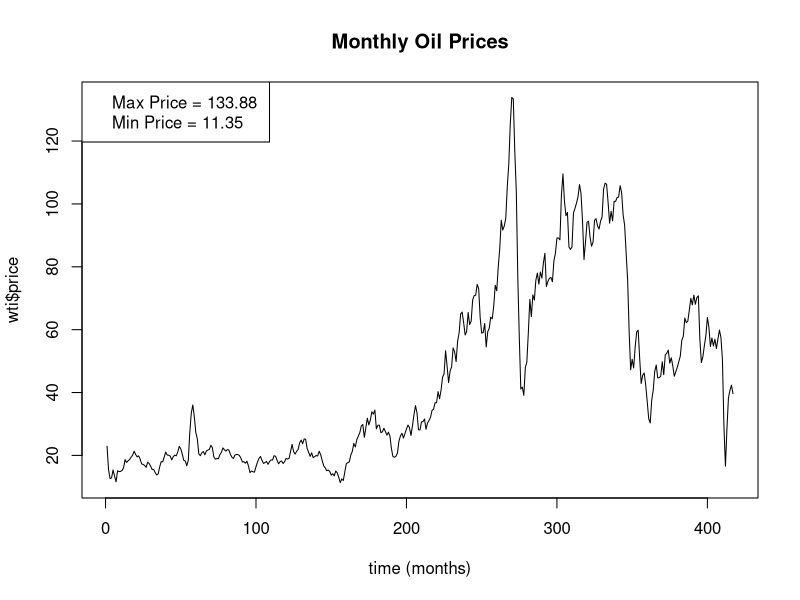
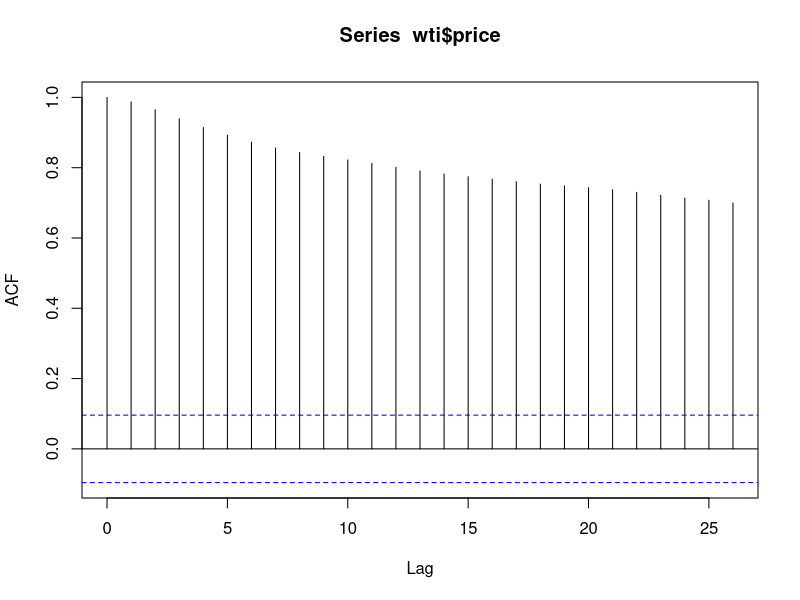
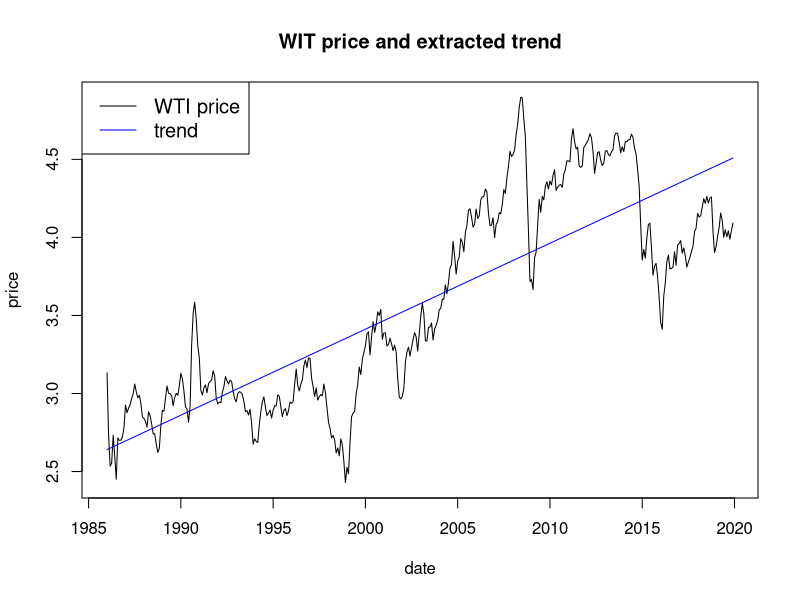
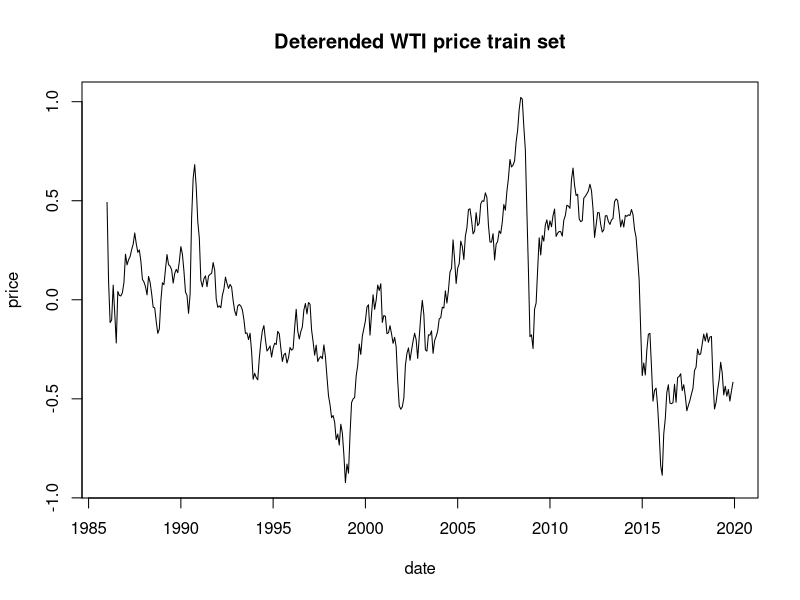
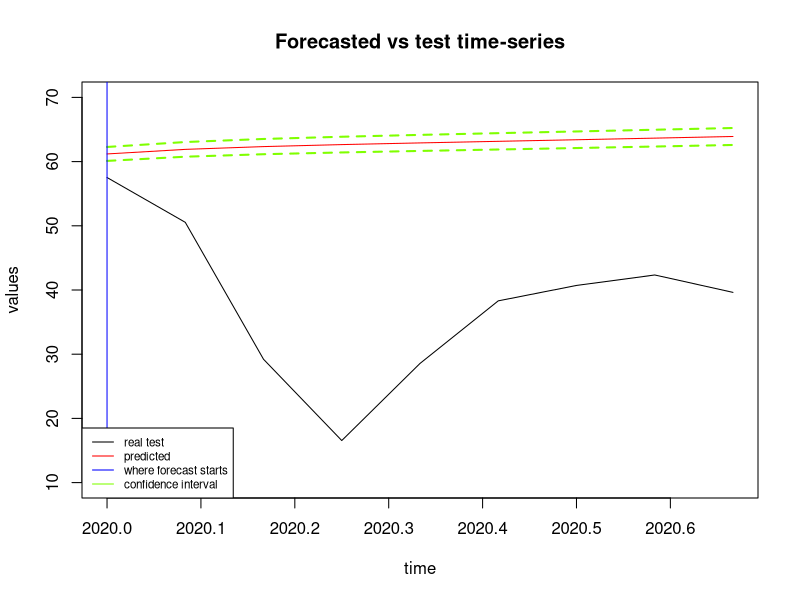
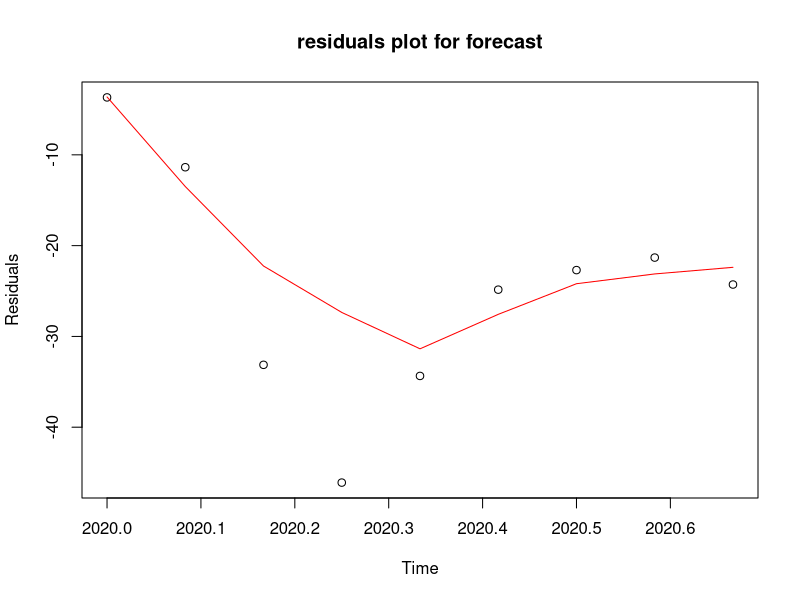
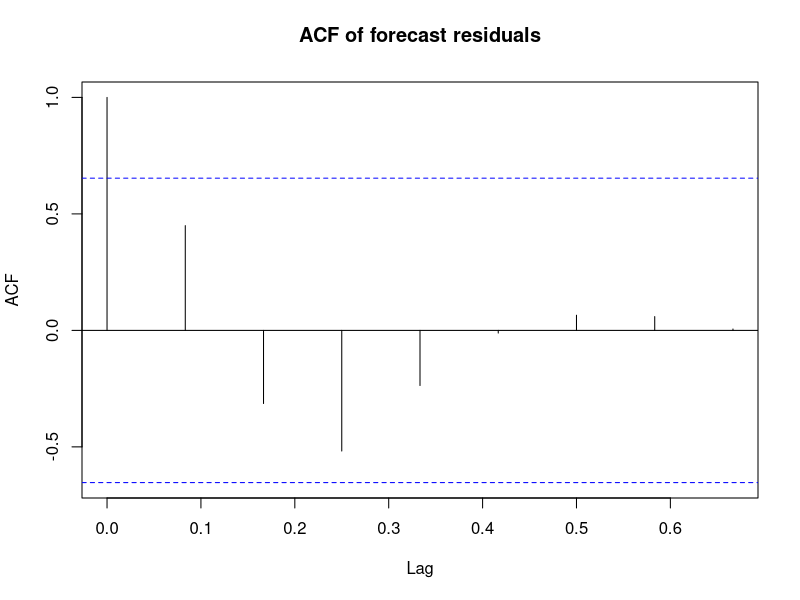

Recreate these plots in R, in order.
## ---- chunk 1
#setting the working directory to desktop
setwd("C:\\users\\user\\Desktop\\")

#importing the downloaded csv file
wti <- read.csv("RWTCm.csv")

#creating the date column with desired format 
wti$date <- as.Date(paste(wti$date, '-01', sep = ''),'%B-%Y-%d' )

#we can check to see the nature of imported data by using following commands.
#head(wti)
str(wti)
## ---- chunk 2
# plotting the price
plot(wti$price, type = 'l', xlab = 'time (months)', main = 'Monthly Oil Prices')
legend('topleft', legend = c('Max Price = 133.88 ', 'Min Price = 11.35'))
#plotting the acf for price
acf(wti$price)
## ---- chunk 3
## there are severla ways to divid the dataset into train and test. th following commented code can also be used.

# we divide the datase in test and train from row 408, where we know that year 2019 ends.
 
#bound = 408
#train <- ( wti[1:bound, ] )             
#test <-  ( wti[(bound+1):nrow(wti), ] )
#train <- ts( wti[1:bound, ] )             
#test <- ts ( wti[(bound+1):nrow(wti), ] )
#head(train)
#tail(train)
#head(test)
#tail(test)

splitSeries <- split(wti,wti$date < as.Date('2020-01-01'))
train <- ts(as.data.frame(splitSeries[2], col.names = '')$price, start = 1986, frequency = 12)

cat ("head of train:\n")
head(train)
cat("\ntail of train:\n")
tail(train)

test <- ts(as.data.frame(splitSeries[1],col.names = '')$price, start = 2020, frequency = 12)
cat ("\nhead of test:\n")
head(test)
cat("\ntail of test:\n")
tail(test)
## ---- chunk 4
trainLog <- log(train)
## ---- chunk 5
trendFitLog <- lm (trainLog ~ time(trainLog))
# regress logarithm of time series values to time.
coef(trendFitLog)
## ---- chunk 6
trend <- fitted(trendFitLog)
trainDeterended <- trainLog - trend

plot(trainLog, type = 'l', xlab = 'date', ylab = 'price', main = 'WIT price and extracted trend')
lines(as.vector(time(trainLog)), trend , col = 'Blue')
legend('topleft', legend = c('WTI price', 'trend'), col = c('black','blue'), lty = 1:1, cex = 1.2)

plot(trainDeterended, type ='l', xlab = 'date', ylab = 'price', main = 'Deterended WTI price train set')
## ---- chunk 7
arimaFit <- arima (trainDeterended, order = c(2,1,2))
arimaFit
## ---- chunk 8
forecast <- predict (arimaFit,n.ahead = length(test))
forecast
## ---- chunk 9
intercept <- trendFitLog$coefficients[1]
slope <- trendFitLog$coefficients[2]
forecastWithTrend <- forecast$pred + intercept +slope *time(forecast$pred)
forecastWithTrend
## ---- chunk 10
forecastExp <- exp (forecastWithTrend)
forecastExp
## ---- chunk 11
upper <- forecastExp + exp (forecast$se)
lower <- forecastExp - exp (forecast$se)

plot(test, type = 'l', main = 'Forecasted vs test time-series',
     ylab = 'values', xlab = 'time',ylim = c (10, 70))

lines(forecastExp, col = 'red')
lines(upper, lty = 2, lwd = 2 , col = 'chartreuse')
lines(lower, lty = 2, lwd = 2 , col = 'chartreuse')

abline(v = min (time(test)), col = 'blue')

legend('bottomleft', legend = c('real test', 'predicted', 'where forecast starts', 'confidence interval'), 
       col = c('black', 'red', 'blue', 'chartreuse'), lty = c (rep(1,4),2), cex = 0.7)
## ---- chunk 12
residForecast <- test - forecastExp

plot(residForecast, type = 'p', ylab = 'Residuals', main = 'residuals plot for forecast')
lines(lowess(residForecast), col='red')
abline(h=0 , lty =3 )

acf(residForecast, main = 'ACF of forecast residuals')

## ---- chunk 13
mse <- sum (residForecast^2)/ length(residForecast)
cat("Mean Squared Error:", mse, "\n")
sumRes <- sum(residForecast)
cat("Sum of Residuals:", sumRes, "\n")
cat("Variance of Residuals:", var (residForecast))
